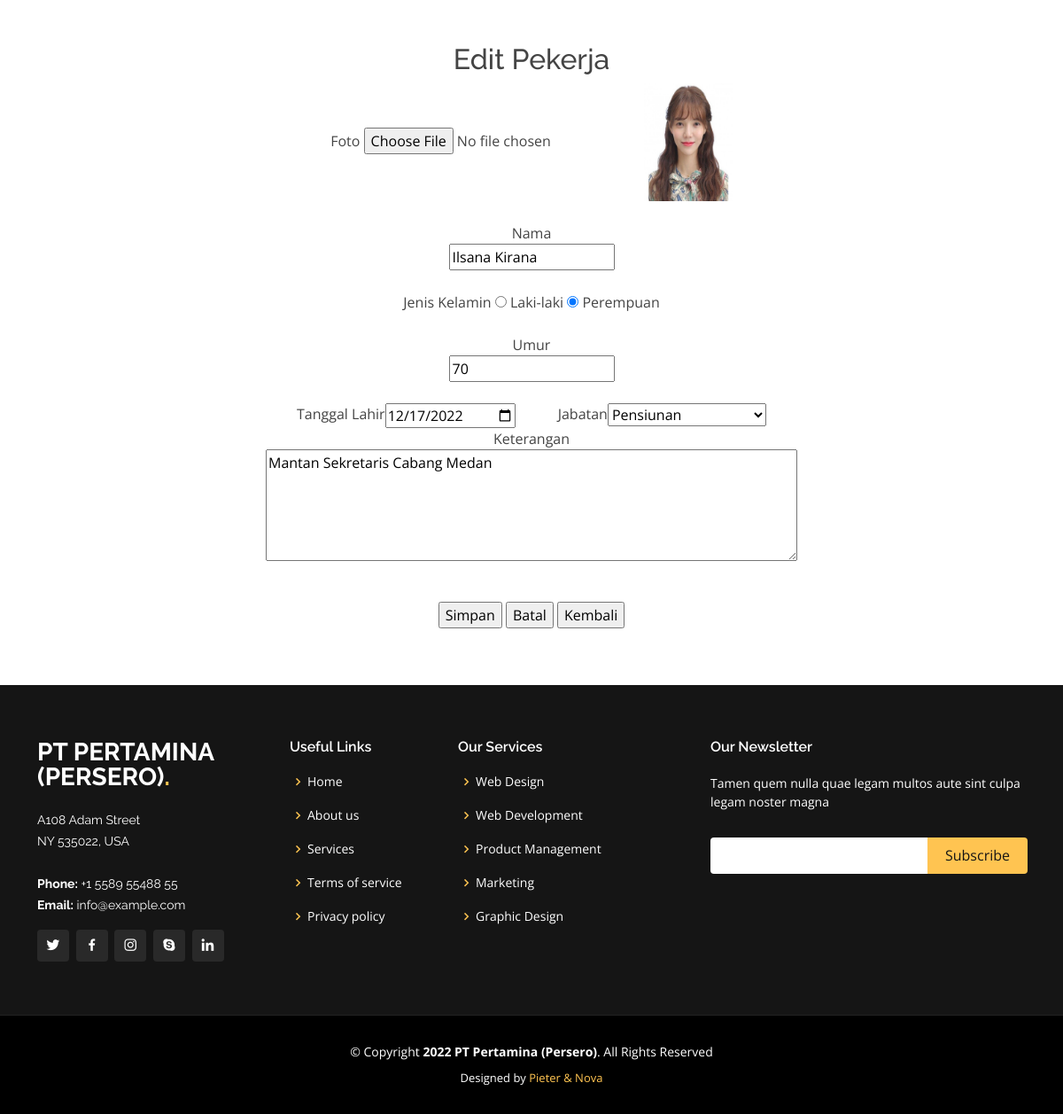
The page /produk/pekerja_edit.php?id=14 on the database its author committed.
### tables this page shows
CREATE TABLE `pekerja` (
  `id_pekerja` int(255) NOT NULL,
  `nama` varchar(255) NOT NULL,
  `jenis_kelamin` enum('Laki-laki','Perempuan') NOT NULL,
  `umur` int(10) NOT NULL,
  `jabatan` varchar(255) NOT NULL,
  `tanggal_lahir` date NOT NULL,
  `keterangan` varchar(255) NOT NULL,
  `foto` varchar(255) NOT NULL
);

CREATE TABLE `jabatan` (
  `id_jabatan` int(10) NOT NULL,
  `nama_jabatan` varchar(255) NOT NULL
);

### produk/pekerja_edit.php (the view, shortened to what this page needs)
<?php
include '../koneksi.php';
$temp = $_GET['id'];
$query = mysqli_query($connection, "SELECT * FROM pekerja WHERE id_pekerja = '$temp' ");
$data = mysqli_fetch_array($query);
?>
<!DOCTYPE html>
<html>
<head>
    <link href="../assets/vendor/aos/aos.css" rel="stylesheet">
    <link href="../assets/vendor/bootstrap/css/bootstrap.min.css" rel="stylesheet">
    <link href="../assets/vendor/bootstrap-icons/bootstrap-icons.css" rel="stylesheet">
    <link href="../assets/vendor/boxicons/css/boxicons.min.css" rel="stylesheet">
    <link href="../assets/vendor/glightbox/css/glightbox.min.css" rel="stylesheet">
    <link href="../assets/vendor/remixicon/remixicon.css" rel="stylesheet">
    <link href="../assets/vendor/swiper/swiper-bundle.min.css" rel="stylesheet">
    <link href="../assets/css/style.css" rel="stylesheet">
</head>
<body>
    <main id="main" class="main text-center py-5">
        <h2 class="judul">Edit Pekerja</h2>
        <form method="post" action="pekerja_update.php" enctype="multipart/form-data">
            <div class="form-group pb-4">
                <label for="foto">Foto</label>
                <input type="file" id="foto" name="foto">
                <img src="../images/<?php echo $data['foto']; ?> " width="100px" height="133px">
            </div>
            <div class="form-group col-md-6 pb-4 mx-auto">
                <label for="nama">Nama</label>
                <div class="input"><input type="text" name="nama" id="nama" value="<?php echo $data['nama']; ?>"></div>
            </div>
            <div class="form-group col-md-6 pb-4 mx-auto">
                <label for="jk">Jenis Kelamin</label>
                <?php
        if ($data['jenis_kelamin'] == "Laki-laki") {
            $l = "checked";
            $p = "";
        } else {
            $l = "";
            $p = "checked";
        }
        ?>
                <input type="radio" id="jk" name="jk" value="Laki-laki" <?php echo $l; ?>> Laki-laki
                <input type="radio" id="jk" name="jk" value="Perempuan" <?php echo $p; ?>> Perempuan
            </div>
            <div class="form-group col-md-6 pb-4 mx-auto">
                <label for="umur">Umur</label>
                <div class="input"><input type="text" name="umur" id="umur" value="<?php echo $data['umur']; ?>"></div>
            </div>
            <div class="form-group d-flex justify-content-center">
                <label for="tanggal">Tanggal Lahir</label>
                <div class="input"><input type="date" name="tanggal" id="tanggal"
                        value="<?php echo $data['tanggal_lahir']; ?>">
                </div>
                <label for="jabatan" class="ms-5">Jabatan</label>
                <div class="input">
                    <select id="jabatan" name="jabatan">
                        <?php
                $queryjabatan = mysqli_query($connection, "SELECT * FROM jabatan");
                while ($j = mysqli_fetch_array($queryjabatan)) {
                    echo "<option value='$j[nama_jabatan]'";
                    if ($j['nama_jabatan'] == $data['jabatan'])
                        echo "selected";
                    echo ">$j[nama_jabatan]</option>";
                }
                ?>
                    </select>
                </div>
            </div>
            <div class="form-group col-md-6 pb-4 mx-auto">
                <label for="keterangan">Keterangan</label>
                <div class="input">
                    <textarea style="width: 100%;" rows="5" id="keterangan"
                        name="keterangan"><?php echo $data['keterangan']; ?></textarea>
                </div>
            </div>
            <div class="form-group py-3">
                <input type="submit" value="Simpan" class="tombol_simpan">
                <input type="reset" value="Batal" class="tombol_reset">
                <a href="pekerja.php"><input type="button" value="Kembali" class="tombol_kembali"></a>
            </div>
        </form>
    </main>
    <footer id="footer">
        <div class="footer-top">
            <div class="container">
                <div class="row">
                    <div class="col-lg-3 col-md-6">
                        <div class="footer-info">
                            <h3>PT Pertamina (Persero)<span>.</span></h3>
                            <p>
                                A108 Adam Street <br>
                                NY 535022, USA<br><br>
                                <strong>Phone:</strong> +1 5589 55488 55<br>
                                <strong>Email:</strong> info@example.com<br>
                            </p>
                            <div class="social-links mt-3">
                                <a href="#" class="twitter"><i class="bx bxl-twitter"></i></a>
                                <a href="#" class="facebook"><i class="bx bxl-facebook"></i></a>
                                <a href="#" class="instagram"><i class="bx bxl-instagram"></i></a>
                                <a href="#" class="google-plus"><i class="bx bxl-skype"></i></a>
                                <a href="#" class="linkedin"><i class="bx bxl-linkedin"></i></a>
                            </div>
                        </div>
                    </div>
                    <div class="col-lg-2 col-md-6 footer-links">
                        <h4>Useful Links</h4>
                        <ul>
                            <li><i class="bx bx-chevron-right"></i> <a href="#">Home</a></li>
                            <li><i class="bx bx-chevron-right"></i> <a href="#">About us</a></li>
                            <li><i class="bx bx-chevron-right"></i> <a href="#">Services</a></li>
                            <li><i class="bx bx-chevron-right"></i> <a href="#">Terms of service</a></li>
                            <li><i class="bx bx-chevron-right"></i> <a href="#">Privacy policy</a></li>
                        </ul>
                    </div>
                    <div class="col-lg-3 col-md-6 footer-links">
                        <h4>Our Services</h4>
                        <ul>
                            <li><i class="bx bx-chevron-right"></i> <a href="#">Web Design</a></li>
                            <li><i class="bx bx-chevron-right"></i> <a href="#">Web Development</a></li>
                            <li><i class="bx bx-chevron-right"></i> <a href="#">Product Management</a></li>
                            <li><i class="bx bx-chevron-right"></i> <a href="#">Marketing</a></li>
                            <li><i class="bx bx-chevron-right"></i> <a href="#">Graphic Design</a></li>
                        </ul>
                    </div>
                    <div class="col-lg-4 col-md-6 footer-newsletter">
                        <h4>Our Newsletter</h4>
                        <p>Tamen quem nulla quae legam multos aute sint culpa legam noster magna</p>
                        <form action="" method="post">
                            <input type="email" name="email"><input type="submit" value="Subscribe">
                        </form>
                    </div>
                </div>
            </div>
        </div>
        <div class="container">
            <div class="copyright">
                &copy; Copyright <strong><span>2022 PT Pertamina (Persero)</span></strong>. All Rights Reserved
            </div>
            <div class="credits">
                Designed by <a href="#">Pieter & Nova</a>
            </div>
        </div>
    </footer>
</body>
</html>

### assets/css/style.css (style rules this page uses)
body { font-family: "Open Sans", sans-serif; color: #444444; }
a { color: #ffc451; text-decoration: none; }
h1, h2, h3, h4, h5, h6 { font-family: "Raleway", sans-serif; }
#footer { background: black; padding: 0 0 30px 0; color: #fff; font-size: 14px; }
#footer .footer-top { background: #151515; border-bottom: 1px solid #222222; padding: 60px 0 30px 0; }
#footer .footer-top .footer-info { margin-bottom: 30px; }
#footer .footer-top .footer-info h3 { font-size: 28px; margin: 0 0 20px 0; padding: 2px 0 2px 0; line-height: 1; font-weight: 700; text-transform: uppercase; }
#footer .footer-top .footer-info h3 span { color: #ffc451; }
#footer .footer-top .footer-info p { font-size: 14px; line-height: 24px; margin-bottom: 0; font-family: "Raleway", sans-serif; color: #fff; }
#footer .footer-top .social-links a { font-size: 18px; display: inline-block; background: #292929; color: #fff; line-height: 1; padding: 8px 0; margin-right: 4px; border-radius: 4px; text-align: center; width: 36px; height: 36px; transition: 0.3s; }
#footer .footer-top h4 { font-size: 16px; font-weight: 600; color: #fff; position: relative; padding-bottom: 12px; }
#footer .footer-top .footer-links { margin-bottom: 30px; }
#footer .footer-top .footer-links ul { list-style: none; padding: 0; margin: 0; }
#footer .footer-top .footer-links ul i { padding-right: 2px; color: #ffc451; font-size: 18px; line-height: 1; }
#footer .footer-top .footer-links ul li { padding: 10px 0; display: flex; align-items: center; }
#footer .footer-top .footer-links ul li:first-child { padding-top: 0; }
#footer .footer-top .footer-links ul a { color: #fff; transition: 0.3s; display: inline-block; line-height: 1; }
#footer .footer-top .footer-newsletter form { margin-top: 30px; background: #fff; padding: 6px 10px; position: relative; border-radius: 4px; }
#footer .footer-top .footer-newsletter form input[type="email"] { border: 0; padding: 4px; width: calc(100% - 110px); }
#footer .footer-top .footer-newsletter form input[type="submit"] { position: absolute; top: 0; right: -2px; bottom: 0; border: 0; background: none; font-size: 16px; padding: 0 20px; background: #ffc451; color: #151515; transition: 0.3s; border-radius: 0 4px 4px 0; }
#footer .copyright { text-align: center; padding-top: 30px; }
#footer .credits { padding-top: 10px; text-align: center; font-size: 13px; color: #fff; }

### rows shown on the page
pekerja: foto (picture), nama "Ilsana Kirana", umur "70", tanggal "12/17/2022", jabatan "Pensiunan", keterangan "Mantan Sekretaris Cabang Medan"
